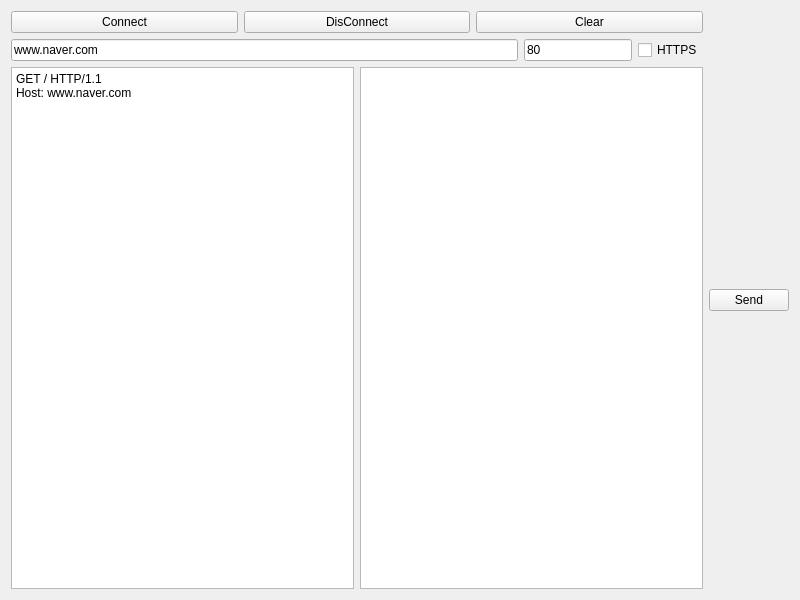
<?xml version="1.0" encoding="UTF-8"?>
<ui version="4.0">
 <class>Widget</class>
 <widget class="QWidget" name="Widget">
  <property name="geometry">
   <rect>
    <x>0</x>
    <y>0</y>
    <width>800</width>
    <height>600</height>
   </rect>
  </property>
  <property name="sizePolicy">
   <sizepolicy hsizetype="Expanding" vsizetype="Expanding">
    <horstretch>0</horstretch>
    <verstretch>0</verstretch>
   </sizepolicy>
  </property>
  <property name="windowTitle">
   <string>Widget</string>
  </property>
  <layout class="QGridLayout" name="gridLayout_2">
   <item row="0" column="0">
    <layout class="QGridLayout" name="gridLayout">
     <item row="0" column="2">
      <widget class="QPushButton" name="pbSend">
       <property name="text">
        <string>Send</string>
       </property>
      </widget>
     </item>
     <item row="0" column="0">
      <layout class="QVBoxLayout" name="verticalLayout">
       <item>
        <layout class="QHBoxLayout" name="horizontalLayout">
         <item>
          <widget class="QPushButton" name="pbConnect">
           <property name="text">
            <string>Connect</string>
           </property>
          </widget>
         </item>
         <item>
          <widget class="QPushButton" name="pbDisConnect">
           <property name="text">
            <string>DisConnect</string>
           </property>
          </widget>
         </item>
         <item>
          <widget class="QPushButton" name="pbClear">
           <property name="text">
            <string>Clear</string>
           </property>
          </widget>
         </item>
        </layout>
       </item>
       <item>
        <layout class="QHBoxLayout" name="horizontalLayout_2">
         <item>
          <widget class="QLineEdit" name="lePost">
           <property name="text">
            <string>www.naver.com</string>
           </property>
          </widget>
         </item>
         <item>
          <widget class="QLineEdit" name="lePort">
           <property name="sizePolicy">
            <sizepolicy hsizetype="Fixed" vsizetype="Fixed">
             <horstretch>0</horstretch>
             <verstretch>0</verstretch>
            </sizepolicy>
           </property>
           <property name="text">
            <string>80</string>
           </property>
          </widget>
         </item>
         <item>
          <widget class="QCheckBox" name="cbHttps">
           <property name="text">
            <string>HTTPS</string>
           </property>
          </widget>
         </item>
        </layout>
       </item>
       <item>
        <layout class="QHBoxLayout" name="horizontalLayout_3">
         <item>
          <widget class="QPlainTextEdit" name="pteSend">
           <property name="plainText">
            <string>GET / HTTP/1.1
Host: www.naver.com

</string>
           </property>
          </widget>
         </item>
         <item>
          <widget class="QPlainTextEdit" name="pteMessage"/>
         </item>
        </layout>
       </item>
      </layout>
     </item>
    </layout>
   </item>
  </layout>
 </widget>
 <resources/>
 <connections/>
</ui>
